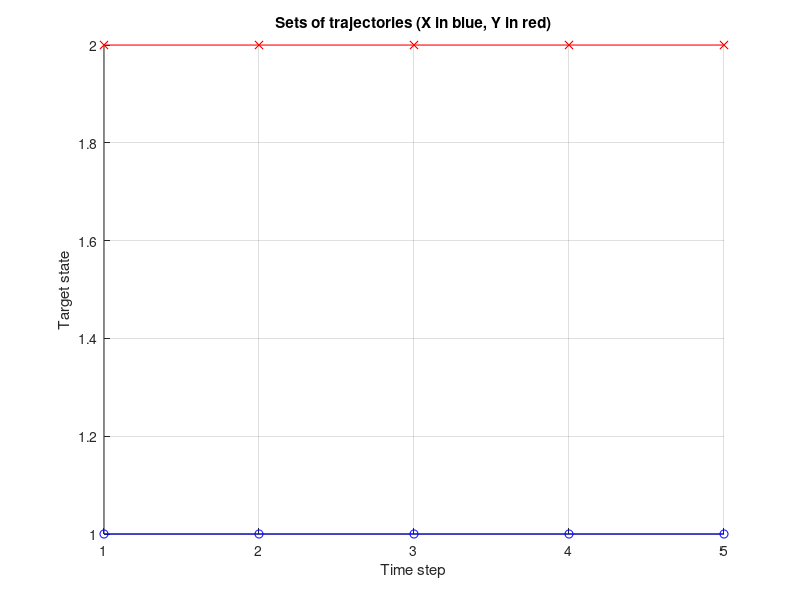

The MATLAB script that drew this image: (Note: this script raises an error after producing the figure.)
%This file provides a simple demo with one-dimensional target states to use the metric on sets of trajectories
% Á. F. García-Fernández, A. S. Rahmathullah and L. Svensson,"A Metric on the Space of Finite Sets of Trajectories for Evaluation of
%  Multi-Target Tracking Algorithms," in IEEE Transactions on Signal Processing, vol. 68, pp. 3917-3928, 2020

%Authors: Abu Sajana Rahmathullah and Ángel García-Fernández
clear

% Choose example number below
example_id=1; %Value from 1 to 7 (the first 6 are discussed in the paper)

% parameters for the metric
c=5; 
p=1; 
gamma=1;


% structures for X and Y. X will define the grounth truth set of
% trajectories. Y will define the estimated sets of trajectories.
% Meaning of the struct fields is explained in LPTrajMetric_cluster.m
X = struct('xState', [], 'tVec', [], 'iVec', []);
Y = struct('xState', [], 'tVec', [], 'iVec', []);

%Parameters to define sets of trajectories
delVal = 1;
DelVal = 0.1;
switch example_id
    case 1
        % Example 1
        %T is the total number of time steps
        %stDim Target state dimension
        %nx: number of trajectories in X
        %ny: number of trajectories in Y
        T = 5; stDim = 1; nx = 1; 
        X.xState = ones(stDim, T, nx); 
        X.tVec = 1; 
        X.iVec = T;
        ny = 1;
        Y.xState = X.xState + delVal; 
        Y.tVec = 1; 
        Y.iVec = T;
        
    case 2
        % Example 2
        T = 5; stDim = 1; nx = 1;
        X.xState = ones(stDim, T, nx); 
        X.tVec = [1]; 
        X.iVec = [T];
        ny = 1;
        Y.xState = ones(stDim, T, nx)+ delVal; Y.tVec = [1]; 
        Y.iVec = [T-1];
        
    case 3
        % Example 3
        T = 5; stDim = 1; nx = 1;
        X.xState = ones(stDim, T, nx); 
        X.tVec = [1]; 
        X.iVec = [T];
        ny  = 2;
        Y.xState = repmat(X.xState + DelVal, [1, 1, ny]); 
        Y.tVec = [1, 4]';
        Y.iVec = [3, 2]';
        
    case 4
        % Example 4
        T = 5; stDim = 1; nx = 3;
        X.xState = ones(stDim, T, nx); 
        X.tVec = [1, 1, 4]'; 
        X.iVec = [T, 3, 2]';
        X.xState(:, :, 2:3) = X.xState(:, :, 2:3)+ 2*DelVal+delVal;
        ny  = 3;
        Y.xState = repmat(X.xState(:,:,1)+DelVal, [1,1,ny]); Y.tVec = [1,4,1]';
        Y.xState(:, :, 3) = Y.xState(:, :, 3)+ delVal;
        Y.iVec = [3, 2, T]';
        
    case 5
        % Example 5
        T = 4; stDim = 1; nx = 2;
        X.xState = ones(stDim, T, nx); X.tVec = [1, 1]'; 
        X.iVec = [T, T]';
        X.xState(:, :, 2) = X.xState(:, :, 2)+ 2*DelVal+delVal;
        ny  = 2; 
        Tswi = 3;
        Y.xState = ones(stDim, T, nx); Y.tVec = [1, 1]'; Y.iVec = [T, T]';
        Y.xState(:, 1:Tswi-1, 1) = X.xState(:, 1:Tswi-1, 1)+ delVal;
        Y.xState(:, Tswi:T, 1) = X.xState(:, Tswi:T, 2) - delVal;
        Y.xState(:, 1:Tswi-1, 2) = X.xState(:, 1:Tswi-1, 2) - delVal;
        Y.xState(:, Tswi:T, 2) = X.xState(:, Tswi:T, 1)+ delVal;
        
    case 6
        % Example 6
        T = 4; stDim = 1; nx = 2;
        X.xState = ones(stDim, T, nx); X.tVec = [1, 1]'; X.iVec = [T, T]';
        X.xState(:, :, 2) = X.xState(:, :, 2)+ 2*DelVal+delVal;
        ny  = 3;
        Y.xState = ones(stDim, T, nx); Y.tVec = [1, 1, 3]'; Y.iVec = [T, 2, 2]';
        Y.xState(:, :, 1) = X.xState(:, :, 1)+ delVal;
        Y.xState(:, :, 2:3) = repmat(X.xState(:, :, 2)-delVal, [1 1 2]);
               
        
    case 7
        % Example where there can be holes in the trajectories, which are represented with nan symbol.
        T = 5; stDim = 1; nx = 2;
        X.xState = 0.5*ones(stDim, T, nx); X.tVec = [1, 1]'; X.iVec = [T, T]';
        X.xState(:, :, 2) = X.xState(:, :, 2)+ 5*DelVal+delVal;
        X.xState(:, 3, 2) = nan; %The second trajectory in X has a hole at time step 2. This is why it does not create track switch
        
        ny  = 2;
        Y.xState = ones(stDim, T, nx); Y.tVec = [1, 1]'; Y.iVec = [T, T]';
        Y.xState(:, :, 1) = X.xState(:, :, 1)+ delVal;
        Y.xState(:, :, 2) = zeros(stDim, T, 1);

        %Y.xState(:, :, 2:3) = repmat(X.xState(:, :, 2)-delVal, [1 1 2]);
                
end

%Plot scenario
figure(1)
clf
hold on
for i=1:nx
   start_time= X.tVec(i);
   end_time=X.iVec(i)+X.tVec(i)-1;
   plot(start_time:end_time, X.xState(1,start_time:end_time,i),'-ob')
end

for i=1:ny
   start_time= Y.tVec(i);
   end_time=Y.iVec(i)+Y.tVec(i)-1;
   plot(start_time:end_time, Y.xState(1,start_time:end_time,i),'-xr')
end

hold off
grid on
xlabel('Time step')
ylabel('Target state')
title('Sets of trajectories (X in blue, Y in red)')




% LP metric and its decomposition into costs for localisation, missed
% targets, false targets and track switches (See Sec. IV.D)
[dxy, loc_cost, miss_cost, fa_cost, switch_cost]=LPTrajMetric_cluster(X, Y, c, p, gamma);
%Note loc_cost,miss_cost, fa_cost and switch_cost are already given to the p-th
%power
disp('Metric value')
disp(dxy)
disp('Metric decomposition: localisation error, missed target cost, false target cost, switching cost')
disp([nthroot(sum(loc_cost),p), nthroot(sum(miss_cost),p), nthroot(sum(fa_cost),p), nthroot(sum(switch_cost),p)])

%Overall metric decomposed against time steps
dxy_time=nthroot(loc_cost+miss_cost+fa_cost+[0;switch_cost],p);

figure(2)
plot(1:T,dxy_time,'black',...
1:T,nthroot(loc_cost,p),'--red',...
1:T,nthroot(miss_cost,p),'-.green',...
1:T,nthroot(fa_cost,p),'-*blue',...
1:T,nthroot([0;switch_cost],p),'-+m','Linewidth',1.3)

grid on
legend('Total','Localisation','Missed','False','Switch')
ylabel('LP metric decomposition')
xlabel('Time step')



